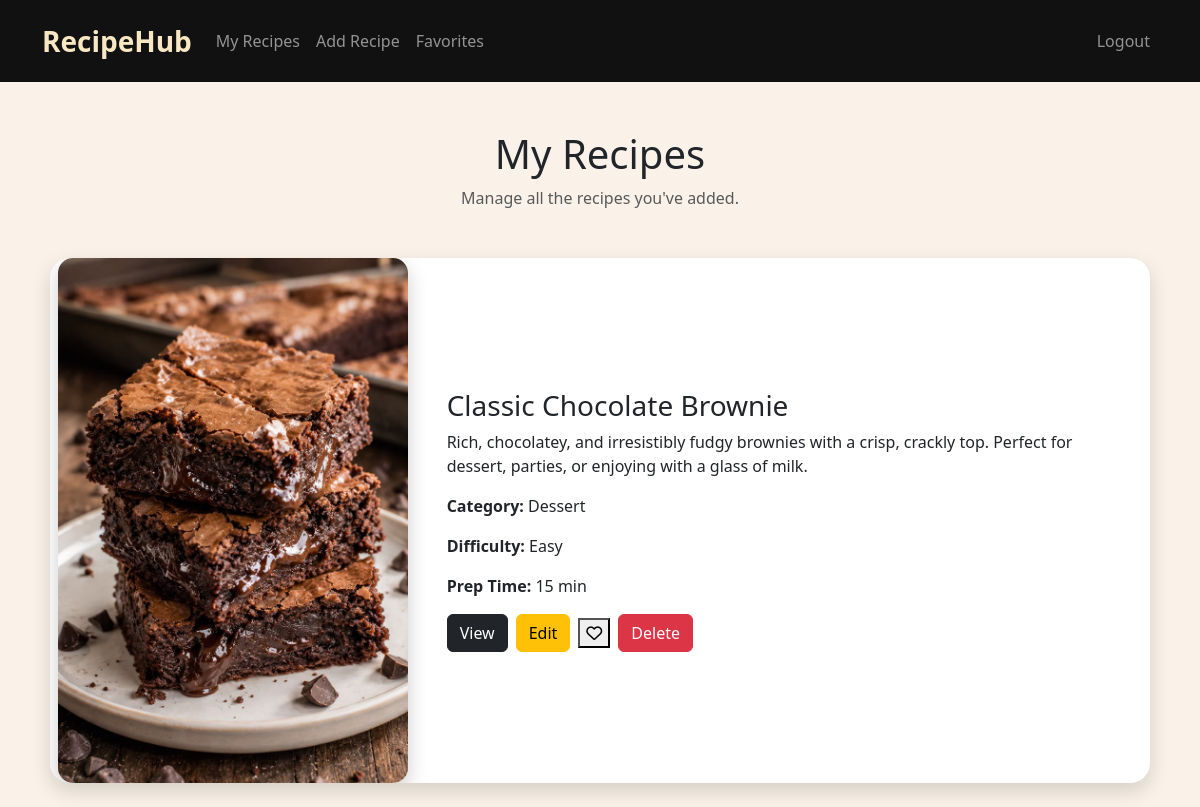
The page /myrecipes (signed in) on the database its author committed.
### tables this page shows
CREATE TABLE recipes (
    id INTEGER PRIMARY KEY AUTOINCREMENT,
    user_id INTEGER NOT NULL,
    title TEXT NOT NULL,
    description TEXT NOT NULL,
    ingredients TEXT NOT NULL,
    instructions TEXT NOT NULL,
    image TEXT,
    prep_time INTEGER NOT NULL,
    cook_time INTEGER NOT NULL,
    servings INTEGER NOT NULL,
    difficulty TEXT NOT NULL,
    category TEXT NOT NULL,
    created_at TIMESTAMP DEFAULT CURRENT_TIMESTAMP,
    FOREIGN KEY (user_id) REFERENCES users(id)
);

### app.py (the view)
@app.route("/myrecipes")
def myRecipes():
    recipes = db.execute("SELECT * FROM recipes WHERE user_id = ?",session["user_id"])
    return render_template("my_recipes.html",recipes = recipes)

### templates/my_recipes.html (shortened to what this page needs)
{% extends "layout.html" %}
{% block main %}
<div class="container mt-5">
    <h1 class="text-center mb-2">My Recipes</h1>
    <p class="text-center text-muted mb-5">
        Manage all the recipes you've added.
    </p>
    {% if recipes %}
        {% for recipe in recipes %}
        <div class="card recipe-card mb-4">
            <div class="row g-0 align-items-center">
                <div class="col-md-4 text-center">
                    {% if recipe["image"] %}
                        <img class="recipe-img"
                        src="{{ url_for('static', filename='uploads/' + recipe['image']) }}"
                        alt="{{ recipe['title'] }}">
                    {% else %}
                        <img class="recipe-img"
                        src="{{ url_for('static', filename='placeholder.png') }}"
                        alt="No image">
                    {% endif %}
                </div>
                <div class="col-md-8">
                    <div class="card-body">
                        <h3>{{ recipe["title"] }}</h3>
                        <p>{{ recipe["description"] }}</p>
                        <p>
                            <strong>Category:</strong>
                            {{ recipe["category"] }}
                        </p>
                        <p>
                            <strong>Difficulty:</strong>
                            {{ recipe["difficulty"] }}
                        </p>
                        <p>
                            <strong>Prep Time:</strong>
                            {{ recipe["prep_time"] }} min
                        </p>
                        <div class="recipe-buttons d-flex align-items-center gap-2 mt-3">
                            <a href="/recipe/{{ recipe['id'] }}" class="btn btn-dark">
                                View
                            </a>
                            <a href="/edit/{{ recipe['id'] }}" class="btn btn-warning">
                                Edit
                            </a>
                            <form action="/favorite/{{ recipe['id'] }}" method="POST" class="d-inline">
                                <button type="submit" class="favorite-btn">
                                    {% if is_favorite %}
                                        <i class="fa-solid fa-heart heart-active"></i>
                                    {% else %}
                                        <i class="fa-regular fa-heart heart-inactive"></i>
                                    {% endif %}
                                </button>
                            </form>
                           <form action="/delete/{{ recipe['id'] }}"
                                method="post"
                                onsubmit="return confirm('Are you sure you want to delete this recipe? This action can not be undone.')">
                                <button type="submit" class="btn btn-danger">
                                    Delete
                                </button>
                            </form>
                        </div>
                    </div>
                </div>
            </div>
        </div>
        {% endfor %}
    {% endif %}
</div>
{% endblock %}

### static/style.css (style rules this page uses)
body { background-color: #FAF2E8 !important; }
.card { max-width: 1100px; margin: 30px auto; border: none; border-radius: 20px; box-shadow: 0 8px 20px rgba(0,0,0,0.15); transition: 0.3s ease; overflow: hidden; }
.card-body { padding: 30px; }
.recipe-img { width: 100%; max-width: 380px; height: auto; display: block; margin: 0 auto; border-radius: 18px; box-shadow: 0 8px 20px rgba(0,0,0,0.2); transition: 0.3s ease; }
.recipe-img { width: 100%; max-width: 350px; height: auto; object-fit: cover; border-radius: 15px; }

### rows shown on the page
recipes: image (picture), title "Classic Chocolate Brownie", description "Rich, chocolatey, and irresistibly fudgy brownies with a crisp, crackly top. Perfect for dessert, parties, or enjoying with a glass of milk.", category "Dessert", difficulty "Easy", prep_time "15"
